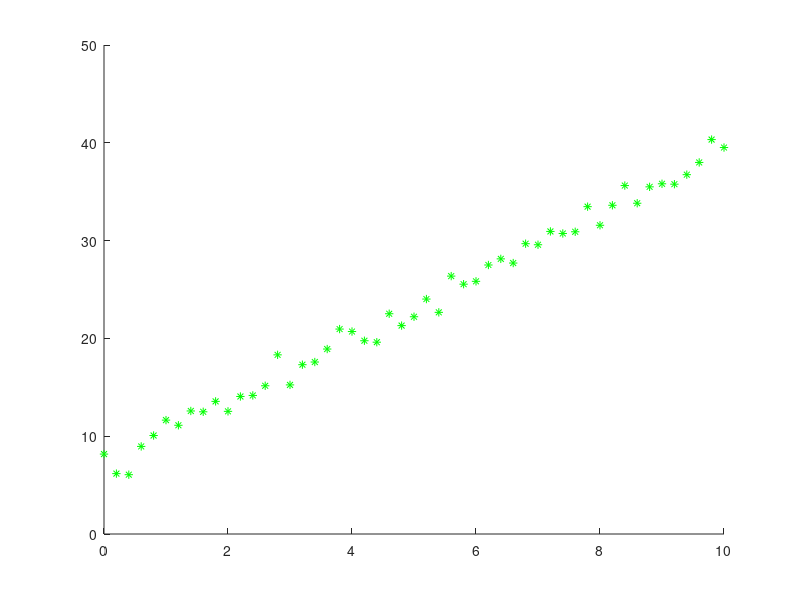

The MATLAB source for this figure: (Note: this script raises an error after producing the figure.)
%Final Project
%Maxwell Greene
%% VARIABLE DEFINITION

global speedData;
speedData = csvread('speedData.csv');

%% PLOT INITIAL DATA
%Initial data plot of data
figure('Name','Plot of data'); hold on;
plot(speedData(:,1),speedData(:,2),'*g');

%% GET USER INPUT FOR DEGREE AND GUESSES

evalNum = input('Evaluate error at which exponent of x?');
A = zeros(1,evalNum);

guessbool = input('Would you like to make a guess?');
if guessbool == true

    for i = 1:evalNum+1
        A(i) = input(['Guess for coefficient of x^',num2str(i-1),':  ']);
    end
    
    [error,value] = LinEval(speedData(:,1),speedData(:,2),A);
    disp(['Error for guess of x^',num2str(evalNum),': ',num2str(error)]);

    figure('Name',['Plot of evaluation of guesses with degree ',num2str(evalNum)]);
    plot(speedData(:,1),speedData(:,2),'ob'); hold on;
    plot(speedData(:,1),value);
end
%% CALCULATE OPTIMIZED VALUES

x0 = zeros(1,evalNum+1);
optInputs = fminsearch(@LinError,x0);
[optError,optValue] = LinEval(speedData(:,1),speedData(:,2),optInputs);
disp(['Error for optimization of x^',num2str(evalNum),': ',num2str(optError)]);

%Display optimum values
disp('Your optimum values were:');
for i=1:evalNum+1
   disp(['A(',num2str(i),') = ',num2str(optValue(i))]);
end

figure('Name',['Plot of evaluation of optimization with degree ',num2str(evalNum)]);
plot(speedData(:,1),speedData(:,2),'ob'); hold on;
plot(speedData(:,1),optValue);